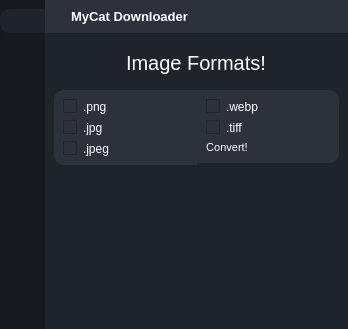
<?xml version="1.0" encoding="UTF-8"?>
<ui version="4.0">
 <class>MainWindow</class>
 <widget class="QMainWindow" name="MainWindow">
  <property name="enabled">
   <bool>true</bool>
  </property>
  <property name="geometry">
   <rect>
    <x>0</x>
    <y>0</y>
    <width>321</width>
    <height>329</height>
   </rect>
  </property>
  <property name="sizePolicy">
   <sizepolicy hsizetype="Fixed" vsizetype="Fixed">
    <horstretch>0</horstretch>
    <verstretch>0</verstretch>
   </sizepolicy>
  </property>
  <property name="windowTitle">
   <string>MainWindow</string>
  </property>
  <property name="styleSheet">
   <string notr="true">*{
	border:none;
	background-color:transparent;
	background:transparent;
	padding:0;
	margin:0;
	color:fff;

}
#leftContainer{
	background-color:#16191d;
}
#leftContainer QPushButton{
	text-align:left;
	padding:5px 10px;
	border-top-left-radius:10px;
	border-bottom-left-radius:10px;
}</string>
  </property>
  <property name="toolButtonStyle">
   <enum>Qt::ToolButtonIconOnly</enum>
  </property>
  <property name="tabShape">
   <enum>QTabWidget::Rounded</enum>
  </property>
  <widget class="QWidget" name="centralwidget">
   <property name="enabled">
    <bool>true</bool>
   </property>
   <property name="sizePolicy">
    <sizepolicy hsizetype="Fixed" vsizetype="Fixed">
     <horstretch>0</horstretch>
     <verstretch>0</verstretch>
    </sizepolicy>
   </property>
   <property name="styleSheet">
    <string notr="true">background-color: #2c313c;
</string>
   </property>
   <layout class="QHBoxLayout" name="horizontalLayout">
    <property name="spacing">
     <number>0</number>
    </property>
    <property name="leftMargin">
     <number>0</number>
    </property>
    <property name="topMargin">
     <number>0</number>
    </property>
    <property name="rightMargin">
     <number>0</number>
    </property>
    <property name="bottomMargin">
     <number>0</number>
    </property>
    <item>
     <widget class="QWidget" name="leftContainer" native="true">
      <property name="sizePolicy">
       <sizepolicy hsizetype="Fixed" vsizetype="Preferred">
        <horstretch>0</horstretch>
        <verstretch>0</verstretch>
       </sizepolicy>
      </property>
      <property name="maximumSize">
       <size>
        <width>45</width>
        <height>16777215</height>
       </size>
      </property>
      <property name="styleSheet">
       <string notr="true"/>
      </property>
      <layout class="QHBoxLayout" name="horizontalLayout_2">
       <property name="spacing">
        <number>0</number>
       </property>
       <property name="leftMargin">
        <number>0</number>
       </property>
       <property name="topMargin">
        <number>0</number>
       </property>
       <property name="rightMargin">
        <number>0</number>
       </property>
       <property name="bottomMargin">
        <number>0</number>
       </property>
       <item alignment="Qt::AlignLeft">
        <widget class="QWidget" name="widget" native="true">
         <property name="sizePolicy">
          <sizepolicy hsizetype="Expanding" vsizetype="Preferred">
           <horstretch>0</horstretch>
           <verstretch>0</verstretch>
          </sizepolicy>
         </property>
         <property name="styleSheet">
          <string notr="true">background-color:#16191d</string>
         </property>
         <layout class="QVBoxLayout" name="verticalLayout">
          <property name="spacing">
           <number>0</number>
          </property>
          <property name="leftMargin">
           <number>0</number>
          </property>
          <property name="topMargin">
           <number>9</number>
          </property>
          <property name="rightMargin">
           <number>0</number>
          </property>
          <property name="bottomMargin">
           <number>9</number>
          </property>
          <item>
           <widget class="QFrame" name="frame_2">
            <property name="frameShape">
             <enum>QFrame::StyledPanel</enum>
            </property>
            <property name="frameShadow">
             <enum>QFrame::Raised</enum>
            </property>
            <layout class="QVBoxLayout" name="verticalLayout_10">
             <property name="spacing">
              <number>0</number>
             </property>
             <property name="leftMargin">
              <number>0</number>
             </property>
             <property name="topMargin">
              <number>0</number>
             </property>
             <property name="rightMargin">
              <number>0</number>
             </property>
             <property name="bottomMargin">
              <number>0</number>
             </property>
             <item>
              <widget class="QPushButton" name="homeBtn">
               <property name="styleSheet">
                <string notr="true">font: 8pt &quot;Franklin Gothic Medium&quot;;
color: rgb(255, 255, 255);background-color:#1f232a;</string>
               </property>
               <property name="text">
                <string/>
               </property>
               <property name="icon">
                <iconset>
                 <normaloff>logois/home.svg</normaloff>logois/home.svg</iconset>
               </property>
               <property name="iconSize">
                <size>
                 <width>24</width>
                 <height>24</height>
                </size>
               </property>
              </widget>
             </item>
             <item>
              <widget class="QPushButton" name="vidBtn">
               <property name="cursor">
                <cursorShape>PointingHandCursor</cursorShape>
               </property>
               <property name="text">
                <string/>
               </property>
               <property name="icon">
                <iconset>
                 <normaloff>logois/video.svg</normaloff>logois/video.svg</iconset>
               </property>
               <property name="iconSize">
                <size>
                 <width>24</width>
                 <height>24</height>
                </size>
               </property>
              </widget>
             </item>
             <item>
              <widget class="QPushButton" name="imgBtn">
               <property name="cursor">
                <cursorShape>PointingHandCursor</cursorShape>
               </property>
               <property name="text">
                <string/>
               </property>
               <property name="icon">
                <iconset>
                 <normaloff>logois/image.svg</normaloff>logois/image.svg</iconset>
               </property>
               <property name="iconSize">
                <size>
                 <width>24</width>
                 <height>24</height>
                </size>
               </property>
              </widget>
             </item>
             <item>
              <widget class="QPushButton" name="musBtn">
               <property name="cursor">
                <cursorShape>PointingHandCursor</cursorShape>
               </property>
               <property name="text">
                <string/>
               </property>
               <property name="icon">
                <iconset>
                 <normaloff>logois/music.svg</normaloff>logois/music.svg</iconset>
               </property>
               <property name="iconSize">
                <size>
                 <width>24</width>
                 <height>24</height>
                </size>
               </property>
              </widget>
             </item>
            </layout>
           </widget>
          </item>
          <item>
           <spacer name="verticalSpacer">
            <property name="orientation">
             <enum>Qt::Vertical</enum>
            </property>
            <property name="sizeHint" stdset="0">
             <size>
              <width>20</width>
              <height>40</height>
             </size>
            </property>
           </spacer>
          </item>
          <item>
           <widget class="QFrame" name="frame_3">
            <property name="frameShape">
             <enum>QFrame::StyledPanel</enum>
            </property>
            <property name="frameShadow">
             <enum>QFrame::Raised</enum>
            </property>
            <layout class="QVBoxLayout" name="verticalLayout_11">
             <property name="spacing">
              <number>0</number>
             </property>
             <property name="leftMargin">
              <number>0</number>
             </property>
             <property name="topMargin">
              <number>0</number>
             </property>
             <property name="rightMargin">
              <number>0</number>
             </property>
             <property name="bottomMargin">
              <number>0</number>
             </property>
            </layout>
           </widget>
          </item>
         </layout>
        </widget>
       </item>
      </layout>
     </widget>
    </item>
    <item>
     <widget class="QWidget" name="mainContainer" native="true">
      <property name="sizePolicy">
       <sizepolicy hsizetype="Expanding" vsizetype="Expanding">
        <horstretch>0</horstretch>
        <verstretch>0</verstretch>
       </sizepolicy>
      </property>
      <property name="styleSheet">
       <string notr="true">background-color:#1f232a;
</string>
      </property>
      <layout class="QVBoxLayout" name="verticalLayout_4">
       <property name="spacing">
        <number>0</number>
       </property>
       <property name="leftMargin">
        <number>0</number>
       </property>
       <property name="topMargin">
        <number>0</number>
       </property>
       <property name="rightMargin">
        <number>0</number>
       </property>
       <property name="bottomMargin">
        <number>0</number>
       </property>
       <item>
        <widget class="QFrame" name="topContainer">
         <property name="styleSheet">
          <string notr="true">background-color: #2c313c;
</string>
         </property>
         <property name="frameShape">
          <enum>QFrame::StyledPanel</enum>
         </property>
         <property name="frameShadow">
          <enum>QFrame::Raised</enum>
         </property>
         <layout class="QHBoxLayout" name="horizontalLayout_7">
          <item alignment="Qt::AlignLeft">
           <widget class="QFrame" name="frame_7">
            <property name="frameShape">
             <enum>QFrame::StyledPanel</enum>
            </property>
            <property name="frameShadow">
             <enum>QFrame::Raised</enum>
            </property>
            <layout class="QHBoxLayout" name="horizontalLayout_6">
             <property name="spacing">
              <number>10</number>
             </property>
             <property name="leftMargin">
              <number>0</number>
             </property>
             <property name="topMargin">
              <number>0</number>
             </property>
             <property name="rightMargin">
              <number>0</number>
             </property>
             <property name="bottomMargin">
              <number>0</number>
             </property>
             <item alignment="Qt::AlignLeft">
              <widget class="QLabel" name="label_4">
               <property name="maximumSize">
                <size>
                 <width>34</width>
                 <height>34</height>
                </size>
               </property>
               <property name="text">
                <string/>
               </property>
               <property name="pixmap">
                <pixmap>unnamed.png</pixmap>
               </property>
               <property name="scaledContents">
                <bool>true</bool>
               </property>
              </widget>
             </item>
             <item alignment="Qt::AlignLeft">
              <widget class="QLabel" name="label_5">
               <property name="font">
                <font>
                 <pointsize>10</pointsize>
                 <weight>75</weight>
                 <bold>true</bold>
                </font>
               </property>
               <property name="styleSheet">
                <string notr="true">color: rgb(255, 255, 255);</string>
               </property>
               <property name="text">
                <string>MyCat Downloader</string>
               </property>
              </widget>
             </item>
            </layout>
           </widget>
          </item>
          <item alignment="Qt::AlignRight">
           <widget class="QFrame" name="frame_6">
            <property name="frameShape">
             <enum>QFrame::StyledPanel</enum>
            </property>
            <property name="frameShadow">
             <enum>QFrame::Raised</enum>
            </property>
            <layout class="QHBoxLayout" name="horizontalLayout_5">
             <property name="leftMargin">
              <number>0</number>
             </property>
             <property name="topMargin">
              <number>0</number>
             </property>
             <property name="rightMargin">
              <number>0</number>
             </property>
             <property name="bottomMargin">
              <number>0</number>
             </property>
             <item>
              <widget class="QPushButton" name="minusBtn">
               <property name="cursor">
                <cursorShape>PointingHandCursor</cursorShape>
               </property>
               <property name="text">
                <string/>
               </property>
               <property name="icon">
                <iconset>
                 <normaloff>logois/minus.svg</normaloff>logois/minus.svg</iconset>
               </property>
              </widget>
             </item>
             <item>
              <widget class="QPushButton" name="exitBtn">
               <property name="cursor">
                <cursorShape>PointingHandCursor</cursorShape>
               </property>
               <property name="text">
                <string/>
               </property>
               <property name="icon">
                <iconset>
                 <normaloff>logois/x.svg</normaloff>logois/x.svg</iconset>
               </property>
               <property name="iconSize">
                <size>
                 <width>20</width>
                 <height>20</height>
                </size>
               </property>
              </widget>
             </item>
            </layout>
           </widget>
          </item>
         </layout>
        </widget>
       </item>
       <item>
        <widget class="QCustomSlideMenu" name="widget_7" native="true">
         <layout class="QHBoxLayout" name="horizontalLayout_12">
          <property name="spacing">
           <number>0</number>
          </property>
          <property name="leftMargin">
           <number>0</number>
          </property>
          <property name="topMargin">
           <number>0</number>
          </property>
          <property name="rightMargin">
           <number>0</number>
          </property>
          <property name="bottomMargin">
           <number>0</number>
          </property>
          <item>
           <widget class="QCustomStackedWidget" name="stackedWidget_2">
            <property name="cursor">
             <cursorShape>PointingHandCursor</cursorShape>
            </property>
            <property name="currentIndex">
             <number>2</number>
            </property>
            <widget class="QWidget" name="homePage">
             <layout class="QHBoxLayout" name="horizontalLayout_10">
              <item alignment="Qt::AlignLeft|Qt::AlignVCenter">
               <widget class="QWidget" name="widget_10" native="true">
                <property name="styleSheet">
                 <string notr="true">*{
	color: rgb(255, 255, 255);
}</string>
                </property>
                <layout class="QVBoxLayout" name="verticalLayout_8">
                 <item alignment="Qt::AlignHCenter">
                  <widget class="QLabel" name="label_8">
                   <property name="sizePolicy">
                    <sizepolicy hsizetype="Fixed" vsizetype="Fixed">
                     <horstretch>0</horstretch>
                     <verstretch>0</verstretch>
                    </sizepolicy>
                   </property>
                   <property name="maximumSize">
                    <size>
                     <width>200</width>
                     <height>150</height>
                    </size>
                   </property>
                   <property name="text">
                    <string/>
                   </property>
                   <property name="pixmap">
                    <pixmap>kindpng_2099181.png</pixmap>
                   </property>
                   <property name="scaledContents">
                    <bool>true</bool>
                   </property>
                  </widget>
                 </item>
                 <item alignment="Qt::AlignBottom">
                  <widget class="QLabel" name="label_9">
                   <property name="sizePolicy">
                    <sizepolicy hsizetype="Preferred" vsizetype="Expanding">
                     <horstretch>0</horstretch>
                     <verstretch>0</verstretch>
                    </sizepolicy>
                   </property>
                   <property name="text">
                    <string>________________________________________</string>
                   </property>
                  </widget>
                 </item>
                 <item alignment="Qt::AlignHCenter|Qt::AlignBottom">
                  <widget class="QLabel" name="label_10">
                   <property name="sizePolicy">
                    <sizepolicy hsizetype="Preferred" vsizetype="Expanding">
                     <horstretch>0</horstretch>
                     <verstretch>0</verstretch>
                    </sizepolicy>
                   </property>
                   <property name="font">
                    <font>
                     <family>Corbel</family>
                     <pointsize>20</pointsize>
                     <weight>75</weight>
                     <bold>true</bold>
                    </font>
                   </property>
                   <property name="text">
                    <string>FORMAT MENU</string>
                   </property>
                  </widget>
                 </item>
                 <item alignment="Qt::AlignHCenter">
                  <widget class="QLabel" name="clockLab">
                   <property name="text">
                    <string/>
                   </property>
                  </widget>
                 </item>
                </layout>
               </widget>
              </item>
             </layout>
            </widget>
            <widget class="QWidget" name="vidPage">
             <layout class="QVBoxLayout" name="verticalLayout_5">
              <property name="spacing">
               <number>0</number>
              </property>
              <property name="leftMargin">
               <number>9</number>
              </property>
              <property name="topMargin">
               <number>9</number>
              </property>
              <property name="rightMargin">
               <number>9</number>
              </property>
              <property name="bottomMargin">
               <number>0</number>
              </property>
              <item alignment="Qt::AlignHCenter">
               <widget class="QWidget" name="widget_2" native="true">
                <property name="sizePolicy">
                 <sizepolicy hsizetype="Preferred" vsizetype="Fixed">
                  <horstretch>0</horstretch>
                  <verstretch>0</verstretch>
                 </sizepolicy>
                </property>
                <layout class="QVBoxLayout" name="verticalLayout_15">
                 <item alignment="Qt::AlignTop">
                  <widget class="QWidget" name="widget_21" native="true">
                   <property name="sizePolicy">
                    <sizepolicy hsizetype="Preferred" vsizetype="Fixed">
                     <horstretch>0</horstretch>
                     <verstretch>0</verstretch>
                    </sizepolicy>
                   </property>
                   <layout class="QHBoxLayout" name="horizontalLayout_17">
                    <property name="spacing">
                     <number>0</number>
                    </property>
                    <property name="leftMargin">
                     <number>0</number>
                    </property>
                    <property name="topMargin">
                     <number>0</number>
                    </property>
                    <property name="rightMargin">
                     <number>0</number>
                    </property>
                    <property name="bottomMargin">
                     <number>0</number>
                    </property>
                    <item alignment="Qt::AlignTop">
                     <widget class="QLabel" name="label_11">
                      <property name="font">
                       <font>
                        <pointsize>15</pointsize>
                       </font>
                      </property>
                      <property name="styleSheet">
                       <string notr="true">color: rgb(255, 255, 255);</string>
                      </property>
                      <property name="text">
                       <string>&lt;html&gt;&lt;head/&gt;&lt;body&gt;&lt;p&gt;Video Formats!&lt;/p&gt;&lt;/body&gt;&lt;/html&gt;</string>
                      </property>
                     </widget>
                    </item>
                   </layout>
                  </widget>
                 </item>
                </layout>
               </widget>
              </item>
              <item alignment="Qt::AlignTop">
               <widget class="QWidget" name="widget_6" native="true">
                <property name="sizePolicy">
                 <sizepolicy hsizetype="Preferred" vsizetype="Expanding">
                  <horstretch>0</horstretch>
                  <verstretch>0</verstretch>
                 </sizepolicy>
                </property>
                <layout class="QHBoxLayout" name="horizontalLayout_8">
                 <property name="spacing">
                  <number>0</number>
                 </property>
                 <property name="leftMargin">
                  <number>0</number>
                 </property>
                 <property name="topMargin">
                  <number>6</number>
                 </property>
                 <property name="rightMargin">
                  <number>0</number>
                 </property>
                 <property name="bottomMargin">
                  <number>0</number>
                 </property>
                 <item alignment="Qt::AlignTop">
                  <widget class="QWidget" name="widget_9" native="true">
                   <property name="styleSheet">
                    <string notr="true">* {
	color: rgb(255, 255, 255);
	background-color: #2c313c;
	border-top-left-radius:10px;
	border-bottom-left-radius:10px;

}</string>
                   </property>
                   <layout class="QVBoxLayout" name="verticalLayout_6">
                    <property name="rightMargin">
                     <number>0</number>
                    </property>
                    <item alignment="Qt::AlignLeft">
                     <widget class="QCheckBox" name="checkBox_2">
                      <property name="text">
                       <string>.mp4</string>
                      </property>
                     </widget>
                    </item>
                    <item alignment="Qt::AlignLeft">
                     <widget class="QCheckBox" name="checkBox_3">
                      <property name="text">
                       <string>.mkv</string>
                      </property>
                     </widget>
                    </item>
                    <item alignment="Qt::AlignLeft">
                     <widget class="QCheckBox" name="checkBox">
                      <property name="text">
                       <string>.avi</string>
                      </property>
                     </widget>
                    </item>
                   </layout>
                  </widget>
                 </item>
                 <item alignment="Qt::AlignTop">
                  <widget class="QWidget" name="widget_8" native="true">
                   <property name="styleSheet">
                    <string notr="true">* {
	color: rgb(255, 255, 255);
	background-color: #2c313c;
	border-top-right-radius:10px;
	border-bottom-right-radius:10px;

}</string>
                   </property>
                   <layout class="QVBoxLayout" name="verticalLayout_7">
                    <property name="rightMargin">
                     <number>0</number>
                    </property>
                    <item alignment="Qt::AlignLeft">
                     <widget class="QCheckBox" name="checkBox_4">
                      <property name="text">
                       <string>.webp</string>
                      </property>
                      <property name="tristate">
                       <bool>false</bool>
                      </property>
                     </widget>
                    </item>
                    <item alignment="Qt::AlignLeft">
                     <widget class="QCheckBox" name="checkBox_5">
                      <property name="text">
                       <string>.mov</string>
                      </property>
                      <property name="tristate">
                       <bool>false</bool>
                      </property>
                     </widget>
                    </item>
                    <item alignment="Qt::AlignLeft">
                     <widget class="QPushButton" name="pushButton_5">
                      <property name="font">
                       <font>
                        <pointsize>8</pointsize>
                       </font>
                      </property>
                      <property name="cursor">
                       <cursorShape>PointingHandCursor</cursorShape>
                      </property>
                      <property name="text">
                       <string>Convert!</string>
                      </property>
                     </widget>
                    </item>
                   </layout>
                  </widget>
                 </item>
                </layout>
               </widget>
              </item>
             </layout>
            </widget>
            <widget class="QWidget" name="imgPage">
             <layout class="QHBoxLayout" name="horizontalLayout_11">
              <item>
               <widget class="QWidget" name="widget_11" native="true">
                <layout class="QVBoxLayout" name="verticalLayout_9">
                 <property name="spacing">
                  <number>0</number>
                 </property>
                 <property name="leftMargin">
                  <number>0</number>
                 </property>
                 <property name="topMargin">
                  <number>0</number>
                 </property>
                 <property name="rightMargin">
                  <number>0</number>
                 </property>
                 <property name="bottomMargin">
                  <number>0</number>
                 </property>
                 <item>
                  <widget class="QWidget" name="widget_22" native="true">
                   <layout class="QVBoxLayout" name="verticalLayout_16">
                    <property name="spacing">
                     <number>0</number>
                    </property>
                    <property name="leftMargin">
                     <number>0</number>
                    </property>
                    <property name="topMargin">
                     <number>0</number>
                    </property>
                    <property name="rightMargin">
                     <number>0</number>
                    </property>
                    <property name="bottomMargin">
                     <number>0</number>
                    </property>
                    <item>
                     <widget class="QWidget" name="widget_23" native="true">
                      <layout class="QHBoxLayout" name="horizontalLayout_18">
                       <property name="spacing">
                        <number>0</number>
                       </property>
                       <property name="leftMargin">
                        <number>9</number>
                       </property>
                       <property name="topMargin">
                        <number>9</number>
                       </property>
                       <property name="rightMargin">
                        <number>9</number>
                       </property>
                       <property name="bottomMargin">
                        <number>9</number>
                       </property>
                       <item alignment="Qt::AlignHCenter|Qt::AlignTop">
                        <widget class="QLabel" name="label_14">
                         <property name="font">
                          <font>
                           <pointsize>15</pointsize>
                          </font>
                         </property>
                         <property name="styleSheet">
                          <string notr="true">color: rgb(255, 255, 255);</string>
                         </property>
                         <property name="text">
                          <string>&lt;html&gt;&lt;head/&gt;&lt;body&gt;&lt;p&gt;Image Formats!&lt;/p&gt;&lt;/body&gt;&lt;/html&gt;</string>
                         </property>
                        </widget>
                       </item>
                      </layout>
                     </widget>
                    </item>
                    <item>
                     <widget class="QWidget" name="widget_24" native="true">
                      <property name="sizePolicy">
                       <sizepolicy hsizetype="Preferred" vsizetype="Expanding">
                        <horstretch>0</horstretch>
                        <verstretch>0</verstretch>
                       </sizepolicy>
                      </property>
                      <layout class="QHBoxLayout" name="horizontalLayout_19">
                       <property name="spacing">
                        <number>0</number>
                       </property>
                       <property name="leftMargin">
                        <number>0</number>
                       </property>
                       <property name="topMargin">
                        <number>6</number>
                       </property>
                       <property name="rightMargin">
                        <number>0</number>
                       </property>
                       <property name="bottomMargin">
                        <number>0</number>
                       </property>
                       <item alignment="Qt::AlignTop">
                        <widget class="QWidget" name="widget_25" native="true">
                         <property name="styleSheet">
                          <string notr="true">* {
	color: rgb(255, 255, 255);
	background-color: #2c313c;
	border-top-left-radius:10px;
	border-bottom-left-radius:10px;

}</string>
                         </property>
                         <layout class="QVBoxLayout" name="verticalLayout_17">
                          <property name="rightMargin">
                           <number>0</number>
                          </property>
                          <item alignment="Qt::AlignLeft">
                           <widget class="QCheckBox" name="checkBox_16">
                            <property name="text">
                             <string>.png</string>
                            </property>
                           </widget>
                          </item>
                          <item alignment="Qt::AlignLeft">
                           <widget class="QCheckBox" name="checkBox_17">
                            <property name="text">
                             <string>.jpg</string>
                            </property>
                           </widget>
                          </item>
                          <item alignment="Qt::AlignLeft">
                           <widget class="QCheckBox" name="checkBox_18">
                            <property name="text">
                             <string>.jpeg</string>
                            </property>
                           </widget>
                          </item>
                         </layout>
                        </widget>
                       </item>
                       <item alignment="Qt::AlignTop">
                        <widget class="QWidget" name="widget_26" native="true">
                         <property name="styleSheet">
                          <string notr="true">* {
	color: rgb(255, 255, 255);
	background-color: #2c313c;
	border-top-right-radius:10px;
	border-bottom-right-radius:10px;

}</string>
                         </property>
                         <layout class="QVBoxLayout" name="verticalLayout_18">
                          <property name="rightMargin">
                           <number>0</number>
                          </property>
                          <item alignment="Qt::AlignLeft">
                           <widget class="QCheckBox" name="checkBox_19">
                            <property name="text">
                             <string>.webp</string>
                            </property>
                            <property name="tristate">
                             <bool>false</bool>
                            </property>
                           </widget>
                          </item>
                          <item alignment="Qt::AlignLeft">
                           <widget class="QCheckBox" name="checkBox_20">
                            <property name="text">
                             <string>.tiff</string>
                            </property>
                            <property name="tristate">
                             <bool>false</bool>
                            </property>
                           </widget>
                          </item>
                          <item alignment="Qt::AlignLeft">
                           <widget class="QPushButton" name="pushButton_9">
                            <property name="font">
                             <font>
                              <pointsize>8</pointsize>
                             </font>
                            </property>
                            <property name="cursor">
                             <cursorShape>PointingHandCursor</cursorShape>
                            </property>
                            <property name="text">
                             <string>Convert!</string>
                            </property>
                           </widget>
                          </item>
                         </layout>
                        </widget>
                       </item>
                      </layout>
                     </widget>
                    </item>
                   </layout>
                  </widget>
                 </item>
                </layout>
               </widget>
              </item>
             </layout>
            </widget>
            <widget class="QWidget" name="audPage">
             <layout class="QHBoxLayout" name="horizontalLayout_14">
              <property name="spacing">
               <number>0</number>
              </property>
              <property name="topMargin">
               <number>9</number>
              </property>
              <property name="bottomMargin">
               <number>0</number>
              </property>
              <item>
               <widget class="QWidget" name="widget_16" native="true">
                <layout class="QVBoxLayout" name="verticalLayout_14">
                 <property name="spacing">
                  <number>0</number>
                 </property>
                 <property name="leftMargin">
                  <number>0</number>
                 </property>
                 <property name="topMargin">
                  <number>0</number>
                 </property>
                 <property name="rightMargin">
                  <number>0</number>
                 </property>
                 <property name="bottomMargin">
                  <number>0</number>
                 </property>
                 <item>
                  <widget class="QWidget" name="widget_20" native="true">
                   <layout class="QHBoxLayout" name="horizontalLayout_16">
                    <property name="spacing">
                     <number>0</number>
                    </property>
                    <property name="leftMargin">
                     <number>9</number>
                    </property>
                    <property name="topMargin">
                     <number>9</number>
                    </property>
                    <property name="rightMargin">
                     <number>9</number>
                    </property>
                    <property name="bottomMargin">
                     <number>9</number>
                    </property>
                    <item alignment="Qt::AlignHCenter|Qt::AlignTop">
                     <widget class="QLabel" name="label_13">
                      <property name="font">
                       <font>
                        <pointsize>15</pointsize>
                       </font>
                      </property>
                      <property name="styleSheet">
                       <string notr="true">color: rgb(255, 255, 255);</string>
                      </property>
                      <property name="text">
                       <string>&lt;html&gt;&lt;head/&gt;&lt;body&gt;&lt;p&gt;Audio Formats!&lt;/p&gt;&lt;/body&gt;&lt;/html&gt;</string>
                      </property>
                     </widget>
                    </item>
                   </layout>
                  </widget>
                 </item>
                 <item>
                  <widget class="QWidget" name="widget_17" native="true">
                   <property name="sizePolicy">
                    <sizepolicy hsizetype="Preferred" vsizetype="Expanding">
                     <horstretch>0</horstretch>
                     <verstretch>0</verstretch>
                    </sizepolicy>
                   </property>
                   <layout class="QHBoxLayout" name="horizontalLayout_15">
                    <property name="spacing">
                     <number>0</number>
                    </property>
                    <property name="leftMargin">
                     <number>0</number>
                    </property>
                    <property name="topMargin">
                     <number>6</number>
                    </property>
                    <property name="rightMargin">
                     <number>0</number>
                    </property>
                    <property name="bottomMargin">
                     <number>0</number>
                    </property>
                    <item alignment="Qt::AlignTop">
                     <widget class="QWidget" name="widget_18" native="true">
                      <property name="styleSheet">
                       <string notr="true">* {
	color: rgb(255, 255, 255);
	background-color: #2c313c;
	border-top-left-radius:10px;
	border-bottom-left-radius:10px;

}</string>
                      </property>
                      <layout class="QVBoxLayout" name="verticalLayout_12">
                       <property name="rightMargin">
                        <number>0</number>
                       </property>
                       <item alignment="Qt::AlignLeft">
                        <widget class="QCheckBox" name="checkBox_11">
                         <property name="text">
                          <string>.mp3</string>
                         </property>
                        </widget>
                       </item>
                       <item alignment="Qt::AlignLeft">
                        <widget class="QCheckBox" name="checkBox_12">
                         <property name="text">
                          <string>.wav</string>
                         </property>
                        </widget>
                       </item>
                       <item alignment="Qt::AlignLeft">
                        <widget class="QCheckBox" name="checkBox_13">
                         <property name="text">
                          <string>.aac</string>
                         </property>
                        </widget>
                       </item>
                      </layout>
                     </widget>
                    </item>
                    <item alignment="Qt::AlignTop">
                     <widget class="QWidget" name="widget_19" native="true">
                      <property name="styleSheet">
                       <string notr="true">* {
	color: rgb(255, 255, 255);
	background-color: #2c313c;
	border-top-right-radius:10px;
	border-bottom-right-radius:10px;

}</string>
                      </property>
                      <layout class="QVBoxLayout" name="verticalLayout_13">
                       <property name="rightMargin">
                        <number>0</number>
                       </property>
                       <item alignment="Qt::AlignLeft">
                        <widget class="QCheckBox" name="checkBox_14">
                         <property name="text">
                          <string>.flac</string>
                         </property>
                         <property name="tristate">
                          <bool>false</bool>
                         </property>
                        </widget>
                       </item>
                       <item alignment="Qt::AlignLeft">
                        <widget class="QCheckBox" name="checkBox_15">
                         <property name="text">
                          <string>.aiff</string>
                         </property>
                         <property name="tristate">
                          <bool>false</bool>
                         </property>
                        </widget>
                       </item>
                       <item alignment="Qt::AlignLeft">
                        <widget class="QPushButton" name="pushButton_8">
                         <property name="font">
                          <font>
                           <pointsize>8</pointsize>
                          </font>
                         </property>
                         <property name="cursor">
                          <cursorShape>PointingHandCursor</cursorShape>
                         </property>
                         <property name="text">
                          <string>Convert!</string>
                         </property>
                        </widget>
                       </item>
                      </layout>
                     </widget>
                    </item>
                   </layout>
                  </widget>
                 </item>
                </layout>
               </widget>
              </item>
             </layout>
            </widget>
           </widget>
          </item>
         </layout>
        </widget>
       </item>
      </layout>
     </widget>
    </item>
   </layout>
  </widget>
 </widget>
 <customwidgets>
  <customwidget>
   <class>QCustomStackedWidget</class>
   <extends>QStackedWidget</extends>
   <header location="global">Custom_Widgets.Widgets.h</header>
   <container>1</container>
  </customwidget>
  <customwidget>
   <class>QCustomSlideMenu</class>
   <extends>QWidget</extends>
   <header location="global">Custom_Widgets.Widgets.h</header>
   <container>1</container>
  </customwidget>
 </customwidgets>
 <resources/>
 <connections/>
</ui>
